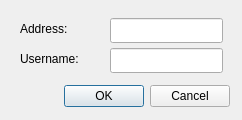
<?xml version="1.0" encoding="UTF-8"?>
<ui version="4.0">
 <class>ConnectDialog</class>
 <widget class="QDialog" name="ConnectDialog">
  <property name="geometry">
   <rect>
    <x>0</x>
    <y>0</y>
    <width>242</width>
    <height>120</height>
   </rect>
  </property>
  <property name="windowTitle">
   <string>Dialog</string>
  </property>
  <widget class="QDialogButtonBox" name="buttonBox">
   <property name="geometry">
    <rect>
     <x>30</x>
     <y>80</y>
     <width>200</width>
     <height>32</height>
    </rect>
   </property>
   <property name="orientation">
    <enum>Qt::Horizontal</enum>
   </property>
   <property name="standardButtons">
    <set>QDialogButtonBox::Cancel|QDialogButtonBox::Ok</set>
   </property>
  </widget>
  <widget class="QLineEdit" name="lineEditAddress">
   <property name="geometry">
    <rect>
     <x>110</x>
     <y>18</y>
     <width>113</width>
     <height>25</height>
    </rect>
   </property>
  </widget>
  <widget class="QLabel" name="labelAddress">
   <property name="geometry">
    <rect>
     <x>20</x>
     <y>20</y>
     <width>80</width>
     <height>17</height>
    </rect>
   </property>
   <property name="text">
    <string>Address:</string>
   </property>
  </widget>
  <widget class="QLabel" name="labelUsername">
   <property name="geometry">
    <rect>
     <x>20</x>
     <y>50</y>
     <width>80</width>
     <height>17</height>
    </rect>
   </property>
   <property name="text">
    <string>Username:</string>
   </property>
  </widget>
  <widget class="QLineEdit" name="lineEditUsername">
   <property name="geometry">
    <rect>
     <x>110</x>
     <y>48</y>
     <width>113</width>
     <height>25</height>
    </rect>
   </property>
  </widget>
 </widget>
 <resources/>
 <connections>
  <connection>
   <sender>buttonBox</sender>
   <signal>accepted()</signal>
   <receiver>ConnectDialog</receiver>
   <slot>accept()</slot>
   <hints>
    <hint type="sourcelabel">
     <x>248</x>
     <y>254</y>
    </hint>
    <hint type="destinationlabel">
     <x>157</x>
     <y>274</y>
    </hint>
   </hints>
  </connection>
  <connection>
   <sender>buttonBox</sender>
   <signal>rejected()</signal>
   <receiver>ConnectDialog</receiver>
   <slot>reject()</slot>
   <hints>
    <hint type="sourcelabel">
     <x>316</x>
     <y>260</y>
    </hint>
    <hint type="destinationlabel">
     <x>286</x>
     <y>274</y>
    </hint>
   </hints>
  </connection>
 </connections>
</ui>
